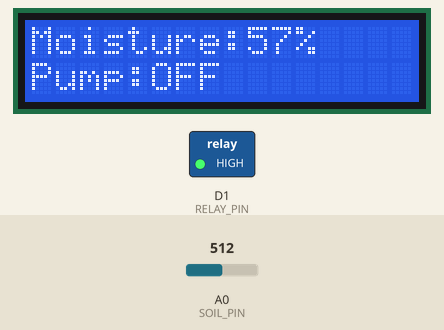
This sketch was run on a simulated ESP8266 (NodeMCU). Parts: 16×2 character LCD, switched loads named in the sketch (green lamp = pin HIGH). The inputs (shaded band) are chosen by the test bench; at power-on: A0 (SOIL_PIN) = 512. WiFi joins after 1.5 s; servers stay silent unless stated; uploads are accepted with an empty reply; what the sketch prints to the serial monitor is not drawn.

Above: at 4.8 s.
4.9 s: A0 (SOIL_PIN) set to 536
At 6.4 s:
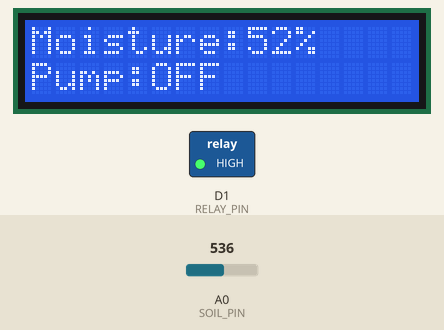
6.9 s: A0 (SOIL_PIN) set to 559
At 8.3 s:
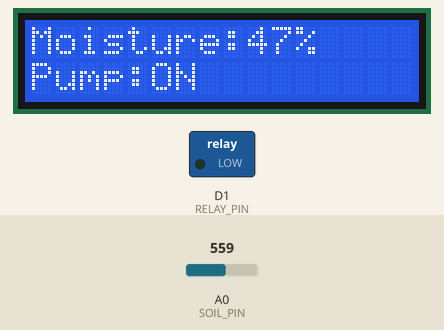
8.9 s: A0 (SOIL_PIN) set to 716
At 10.0 s:
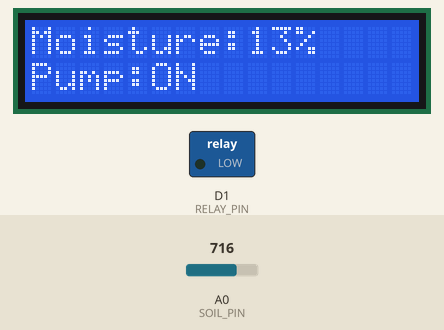
10.6 s: A0 (SOIL_PIN) set to 511
At 11.8 s:
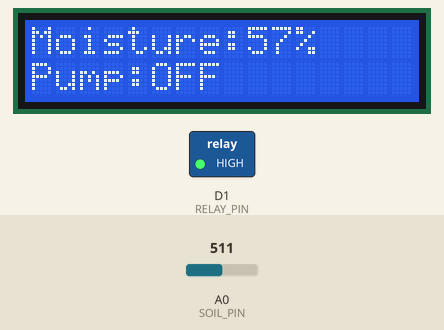
Timing chart, 0 to 13.4 s (numbered marks = the images above; inputs shaded):
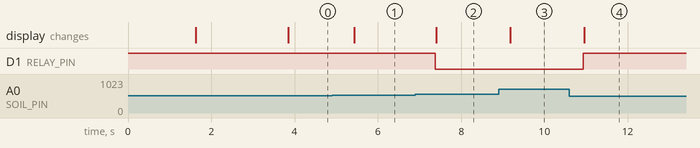

Measured:
- the behaviour switches between 547 and 548 on A0 (SOIL_PIN) (found by bisection; images 1 and 2)
- after the input at 4.9 s, the display: changes after 0.53 s (image 1)
- after the input at 6.9 s, D1 (RELAY_PIN): HIGH → LOW after 0.48 s; the display: changes after 0.51 s (image 2)
- after the input at 8.9 s, the display: changes after 0.28 s (image 3)
- after the input at 10.6 s, D1 (RELAY_PIN): LOW → HIGH after 0.33 s; the display: changes after 0.36 s (image 4)

The sketch:

smart_village.ino
```cpp
#include <ESP8266WiFi.h>
#include <ESP8266HTTPClient.h>
#include <Wire.h>
#include <LiquidCrystal_I2C.h>

// =========================
// Wi-Fi
// =========================
const char* WIFI_SSID = "YOUR_WIFI_NAME";
const char* WIFI_PASSWORD = "YOUR_WIFI_PASSWORD";

// =========================
// Server URLs
// =========================
const char* SERVER_SAVE_URL =
  "http://192.168.1.100/smart_village/api/save_data.php";

const char* SERVER_CONTROL_URL =
  "http://192.168.1.100/smart_village/api/get_control.php";

// =========================
// Pin Configuration
// =========================
#define SOIL_PIN A0
#define RELAY_PIN D1

#define SDA_PIN D2
#define SCL_PIN D5

// =========================
// Soil Calibration
// =========================
#define RAW_DRY 780
#define RAW_WET 320

// =========================
// Irrigation Threshold
// =========================
#define MOISTURE_THRESHOLD 50

// =========================
// LCD
// =========================
LiquidCrystal_I2C lcd(0x27, 16, 2);

// =========================
// Timing
// =========================
unsigned long lastSendTime = 0;
const unsigned long sendInterval = 5000;

unsigned long lastControlTime = 0;
const unsigned long controlInterval = 2000;

// =========================
// Control variables
// =========================
String currentMode = "AUTO";
bool manualPumpCommand = false;

// =====================================================
// SETUP
// =====================================================
void setup() {

  Serial.begin(115200);

  pinMode(RELAY_PIN, OUTPUT);

  // Relay OFF initially
  digitalWrite(RELAY_PIN, HIGH);

  Wire.begin(SDA_PIN, SCL_PIN);

  lcd.init();
  lcd.backlight();

  lcd.setCursor(0, 0);
  lcd.print("Smart Village");

  lcd.setCursor(0, 1);
  lcd.print("WiFi Connecting");

  WiFi.begin(WIFI_SSID, WIFI_PASSWORD);

  Serial.print("Connecting to WiFi");

  while (WiFi.status() != WL_CONNECTED) {
    delay(500);
    Serial.print(".");
  }

  Serial.println();
  Serial.println("WiFi Connected!");

  Serial.print("ESP IP: ");
  Serial.println(WiFi.localIP());

  lcd.clear();

  lcd.setCursor(0, 0);
  lcd.print("WiFi Connected");

  lcd.setCursor(0, 1);
  lcd.print(WiFi.localIP());

  delay(2000);
}

// =====================================================
// LOOP
// =====================================================
void loop() {

  // Read soil moisture sensor
  int rawValue = analogRead(SOIL_PIN);

  // Convert raw value to moisture percentage
  int moisture = map(
    rawValue,
    RAW_DRY,
    RAW_WET,
    0,
    100
  );

  moisture = constrain(moisture, 0, 100);

  // Get control command from server
  if (millis() - lastControlTime >= controlInterval) {

    lastControlTime = millis();

    getControlFromServer();
  }

  // =========================
  // AUTO MODE
  // =========================
  if (currentMode == "AUTO") {

    if (moisture < MOISTURE_THRESHOLD) {

      // Pump ON
      digitalWrite(RELAY_PIN, LOW);

    } else {

      // Pump OFF
      digitalWrite(RELAY_PIN, HIGH);
    }
  }

  // =========================
  // MANUAL MODE
  // =========================
  else {

    if (manualPumpCommand) {

      // Pump ON
      digitalWrite(RELAY_PIN, LOW);

    } else {

      // Pump OFF
      digitalWrite(RELAY_PIN, HIGH);
    }
  }

  // =========================
  // Determine Pump Status
  // =========================
  String pumpStatus;

  if (digitalRead(RELAY_PIN) == LOW) {
    pumpStatus = "ON";
  } else {
    pumpStatus = "OFF";
  }

  // =========================
  // Serial Monitor
  // =========================
  Serial.println("-------------------------");

  Serial.print("Mode: ");
  Serial.println(currentMode);

  Serial.print("Raw Value: ");
  Serial.println(rawValue);

  Serial.print("Moisture: ");
  Serial.print(moisture);
  Serial.println("%");

  Serial.print("Threshold: ");
  Serial.print(MOISTURE_THRESHOLD);
  Serial.println("%");

  Serial.print("Pump: ");
  Serial.println(pumpStatus);

  // =========================
  // LCD
  // =========================
  lcd.clear();

  lcd.setCursor(0, 0);
  lcd.print("Moisture:");
  lcd.print(moisture);
  lcd.print("%");

  lcd.setCursor(0, 1);
  lcd.print("Pump:");
  lcd.print(pumpStatus);

  // =========================
  // Send Sensor Data
  // =========================
  if (millis() - lastSendTime >= sendInterval) {

    lastSendTime = millis();

    sendDataToServer(moisture, pumpStatus);
  }

  delay(500);
}

// =====================================================
// GET CONTROL FROM PHP BACKEND
// =====================================================
void getControlFromServer() {

  if (WiFi.status() != WL_CONNECTED) {

    Serial.println("WiFi Disconnected!");

    return;
  }

  WiFiClient client;
  HTTPClient http;

  Serial.println("Checking control...");

  http.begin(client, SERVER_CONTROL_URL);

  int httpResponseCode = http.GET();

  Serial.print("Control HTTP Code: ");
  Serial.println(httpResponseCode);

  if (httpResponseCode > 0) {

    String response = http.getString();

    Serial.print("Control Response: ");
    Serial.println(response);

    // Check mode
    if (response.indexOf("\"mode\":\"MANUAL\"") >= 0) {

      currentMode = "MANUAL";

    } else if (response.indexOf("\"mode\":\"AUTO\"") >= 0) {

      currentMode = "AUTO";
    }

    // Check pump command
    if (response.indexOf("\"pump\":\"ON\"") >= 0) {

      manualPumpCommand = true;

    } else if (response.indexOf("\"pump\":\"OFF\"") >= 0) {

      manualPumpCommand = false;
    }
  }

  http.end();
}

// =====================================================
// SEND DATA TO PHP BACKEND
// =====================================================
void sendDataToServer(int moisture, String pumpStatus) {

  if (WiFi.status() != WL_CONNECTED) {

    Serial.println("WiFi Disconnected!");

    return;
  }

  WiFiClient client;
  HTTPClient http;

  Serial.println("Sending data to server...");

  http.begin(client, SERVER_SAVE_URL);

  http.addHeader(
    "Content-Type",
    "application/x-www-form-urlencoded"
  );

  String postData =
    "moisture=" + String(moisture) +
    "&pump=" + pumpStatus;

  int httpResponseCode = http.POST(postData);

  Serial.print("HTTP Response Code: ");
  Serial.println(httpResponseCode);

  if (httpResponseCode > 0) {

    String response = http.getString();

    Serial.print("Server Response: ");
    Serial.println(response);

  } else {

    Serial.print("Error sending data: ");
    Serial.println(httpResponseCode);
  }

  http.end();
}
```
